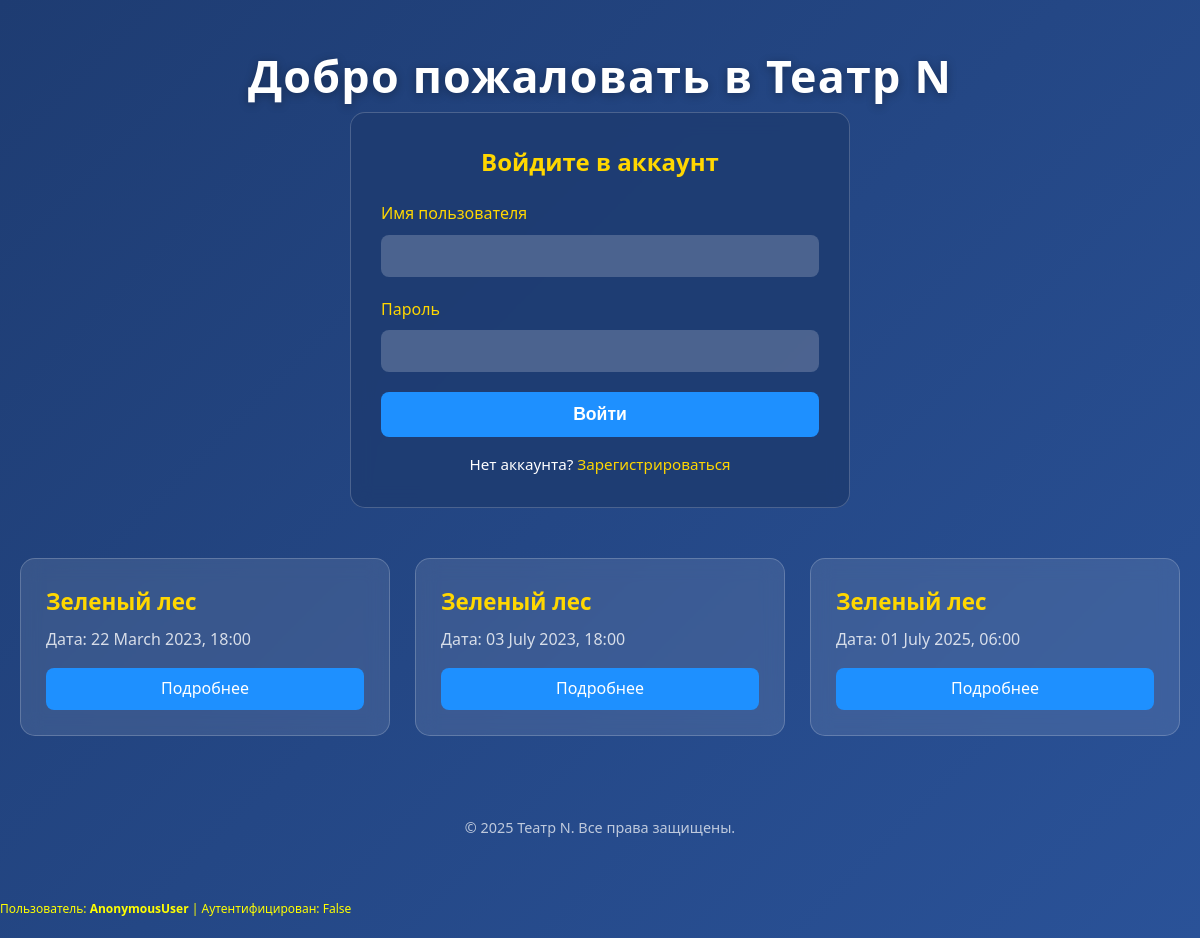
The page / on the database its author committed.
### plays/models.py (models this page shows, shortened)
class Show(models.Model):
    starts_at = models.DateTimeField()
    play = models.ForeignKey(Play, on_delete=models.CASCADE)
    actors = models.ManyToManyField(Actor)
    objects = ShowManager()

class Play(models.Model):
    title = models.CharField(max_length=255)
    annotations = models.TextField()

### homepage/views.py (the view)
# urls.py: path('', HomepageView.as_view(), name='homepage'),  # ← Главная: /
class HomepageView(ListView):
    model = Show
    template_name = 'homepage/homepage.html'
    context_object_name = 'show_list'
    queryset = Show.objects.select_related('play').order_by('starts_at')
    def get_context_data(self, **kwargs):
        context = super().get_context_data(**kwargs)
        context['title'] = 'Главная страница'
        return context

### templates/homepage/homepage.html (shortened to what this page needs)
<!DOCTYPE html>
<html lang="ru">
<head>
</head>
<body>
    <div class="container">
        <header>
            <h1>Добро пожаловать в Театр N</h1>
            {% if not request.user.is_authenticated %}
                <div class="auth-section">
                    <h2 style="color: #ffd700; margin-bottom: 20px; text-align: center;">Войдите в аккаунт</h2>
                    <form method="post" action="{% url 'login' %}" id="login-form">
                        <div class="form-group">
                            <label for="id_username">Имя пользователя</label>
                            <input type="text" name="username" id="id_username" required autofocus>
                        </div>
                        <div class="form-group">
                            <label for="id_password">Пароль</label>
                            <input type="password" name="password" id="id_password" required>
                        </div>
                        <button type="submit">Войти</button>
                    </form>
                    <div class="toggle-form">
                        Нет аккаунта? <a href="#" onclick="showSignup()">Зарегистрироваться</a>
                    </div>
                </div>
            {% endif %}
        </header>
        <main>
            <div class="shows-grid">
                {% for show in show_list %}
                    <div class="show-card">
                        <div class="show-title">{{ show.play.title }}</div>
                        <div class="show-date">Дата: {{ show.starts_at|date:"d E Y, H:i" }}</div>
                        <a href="{{ show.get_absolute_url }}" class="show-link">Подробнее</a>
                    </div>
                {% empty %}
                    <div class="show-card">
                        <div class="show-title">Спектакли отсутствуют</div>
                        <div class="show-date">Пока нет запланированных постановок.</div>
                    </div>
                {% endfor %}
            </div>
        </main>
        <footer>
            &copy; 2025 Театр N. Все права защищены.
        </footer>
    </div>
<div style="color: yellow; font-size: 12px; margin: 20px 0;">
    Пользователь: <strong>{{ request.user }}</strong> |
    Аутентифицирован: {{ request.user.is_authenticated }}
</div>
</body>
</html>

### templates/homepage/homepage.html (style rules this page uses)
* { margin: 0; padding: 0; box-sizing: border-box; }
body { font-family: 'Segoe UI', Tahoma, Geneva, Verdana, sans-serif; background: linear-gradient(135deg, #1e3c72, #2a5298); color: #fff; min-height: 100vh; line-height: 1.6; }
.container { max-width: 1200px; margin: 0 auto; padding: 40px 20px; }
header { text-align: center; margin-bottom: 50px; }
h1 { font-size: 2.8rem; font-weight: 700; text-shadow: 0 2px 10px rgba(0, 0, 0, 0.3); letter-spacing: 1.2px; animation: fadeInDown 1s ease; }
.auth-section { background: rgba(30, 60, 114, 0.9); backdrop-filter: blur(10px); border-radius: 15px; padding: 30px; max-width: 500px; margin: 0 auto 40px; border: 1px solid rgba(255, 255, 255, 0.2); text-align: left; }
.form-group { margin-bottom: 20px; text-align: left; }
label { display: block; margin-bottom: 8px; font-weight: 500; color: #ffd700; }
input[type="text"], input[type="password"] { width: 100%; padding: 12px; border: none; border-radius: 8px; background: rgba(255, 255, 255, 0.2); color: #fff; font-size: 1rem; }
button { width: 100%; padding: 12px; background: #1e90ff; color: white; border: none; border-radius: 8px; font-size: 1.1rem; font-weight: 600; cursor: pointer; transition: background 0.3s; }
.toggle-form { margin-top: 15px; text-align: center; font-size: 0.95rem; }
.toggle-form a { color: #ffd700; text-decoration: none; }
.shows-grid { display: grid; grid-template-columns: repeat(auto-fit, minmax(300px, 1fr)); gap: 25px; margin-top: 30px; }
.show-card { background: rgba(255, 255, 255, 0.1); backdrop-filter: blur(10px); border-radius: 15px; padding: 25px; transition: transform 0.3s, box-shadow 0.3s; border: 1px solid rgba(255, 255, 255, 0.2); text-align: left; }
.show-title { font-size: 1.4rem; font-weight: 600; color: #ffd700; margin-bottom: 8px; }
.show-date { font-size: 1rem; opacity: 0.8; }
.show-link { display: block; margin-top: 15px; color: #fff; background: #1e90ff; padding: 8px 15px; border-radius: 8px; text-align: center; text-decoration: none; font-weight: 500; transition: background 0.3s; }
footer { margin-top: 80px; text-align: center; font-size: 0.9rem; opacity: 0.7; animation: fadeIn 2s ease; }

### rows shown on the page
Show: play "Зеленый лес", starts_at "22 March 2023, 18:00"
Show: play "Зеленый лес", starts_at "03 July 2023, 18:00"
Show: play "Зеленый лес", starts_at "01 July 2025, 06:00"

### other values the page prints
{{ request.user }} "AnonymousUser"
{{ request.user.is_authenticated }} "False"
